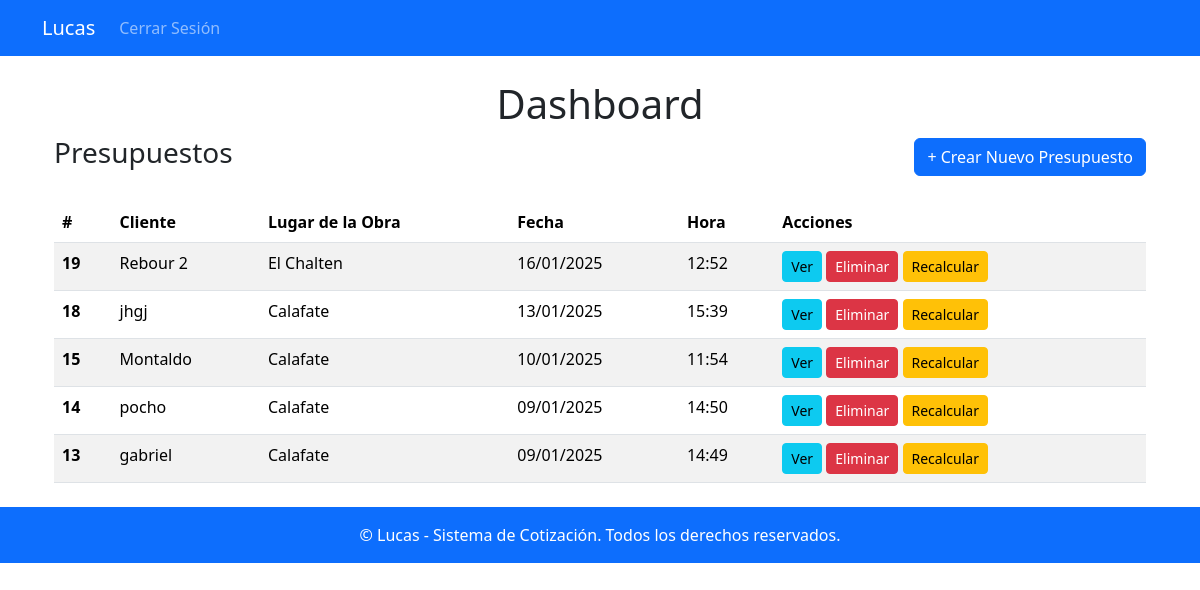
The app's page / (signed in) with its own data.
### apps/presupuestos/models.py (models this page shows, shortened)
class Presupuesto(models.Model):
    numero = models.AutoField(primary_key=True)  # Clave primaria definida explícitamente
    cliente = models.CharField(max_length=255)
    lugar = models.ForeignKey('Lugar', on_delete=models.CASCADE)
    fecha = models.DateTimeField(auto_now_add=True)

class Lugar(models.Model):
    nombre = models.CharField(max_length=100)

### apps/presupuestos/views.py (the view)
# urls.py: path('', presupuestos_views.dashboard, name='dashboard'),
@login_required
def dashboard(request):
    presupuestos = Presupuesto.objects.all().order_by('-fecha')  # Ordenar por fecha
    return render(request, 'dashboard.html', {'presupuestos': presupuestos})

### apps/presupuestos/templates/dashboard.html (shortened to what this page needs)
{% extends 'base.html' %}
{% block content %}
<div class="container mt-4">
    <h1 class="text-center">Dashboard</h1>
    <div class="d-flex justify-content-between align-items-center mb-4">
        <h3>Presupuestos</h3>
        <a href="{% url 'presupuesto_nuevo' %}" class="btn btn-primary">+ Crear Nuevo Presupuesto</a>
    </div>
    {% if presupuestos %}
        <table class="table table-striped">
            <thead class="thead-dark">
                <tr>
                    <th scope="col">#</th>
                    <th scope="col">Cliente</th>
                    <th scope="col">Lugar de la Obra</th>
                    <th scope="col">Fecha</th>
                    <th scope="col">Hora</th>
                    <th scope="col">Acciones</th>
                </tr>
            </thead>
            <tbody>
                {% for presupuesto in presupuestos %}
                    <tr>
                        <th scope="row">{{ presupuesto.numero }}</th>
                        <td>{{ presupuesto.cliente }}</td>
                        <td>{{ presupuesto.lugar.nombre|default:"No especificado" }}</td>
                        <td>{{ presupuesto.fecha|date:"d/m/Y" }}</td>
                        <td>{{ presupuesto.fecha|date:"H:i" }}</td>
                        <td>
                            <a href="{% url 'detalle_presupuesto' presupuesto.numero %}" class="btn btn-info btn-sm">Ver</a>
                            <a href="{% url 'eliminar_presupuesto' presupuesto.numero %}" class="btn btn-danger btn-sm" onclick="return confirm('¿Estás seguro de que deseas eliminar este presupuesto?')">Eliminar
                            </a>
                            <a href="{% url 'recalcular_presupuesto' presupuesto.numero %}" class="btn btn-warning btn-sm" onclick="return confirm('¿Estás seguro de que deseas recalcular los insumos para este presupuesto?')"> Recalcular </a>
                        </td>
                    </tr>
                {% endfor %}
            </tbody>
        </table>
    {% else %}
        <p class="text-center">No hay presupuestos creados aún.</p>
    {% endif %}
</div>
{% endblock %}

### records on screen
Presupuesto: numero "19", cliente "Rebour 2", lugar.nombre "El Chalten", fecha "16/01/2025", fecha "12:52"
Presupuesto: numero "18", cliente "jhgj", lugar.nombre "Calafate", fecha "13/01/2025", fecha "15:39"
Presupuesto: numero "15", cliente "Montaldo", lugar.nombre "Calafate", fecha "10/01/2025", fecha "11:54"
Presupuesto: numero "14", cliente "pocho", lugar.nombre "Calafate", fecha "09/01/2025", fecha "14:50"
Presupuesto: numero "13", cliente "gabriel", lugar.nombre "Calafate", fecha "09/01/2025", fecha "14:49"
